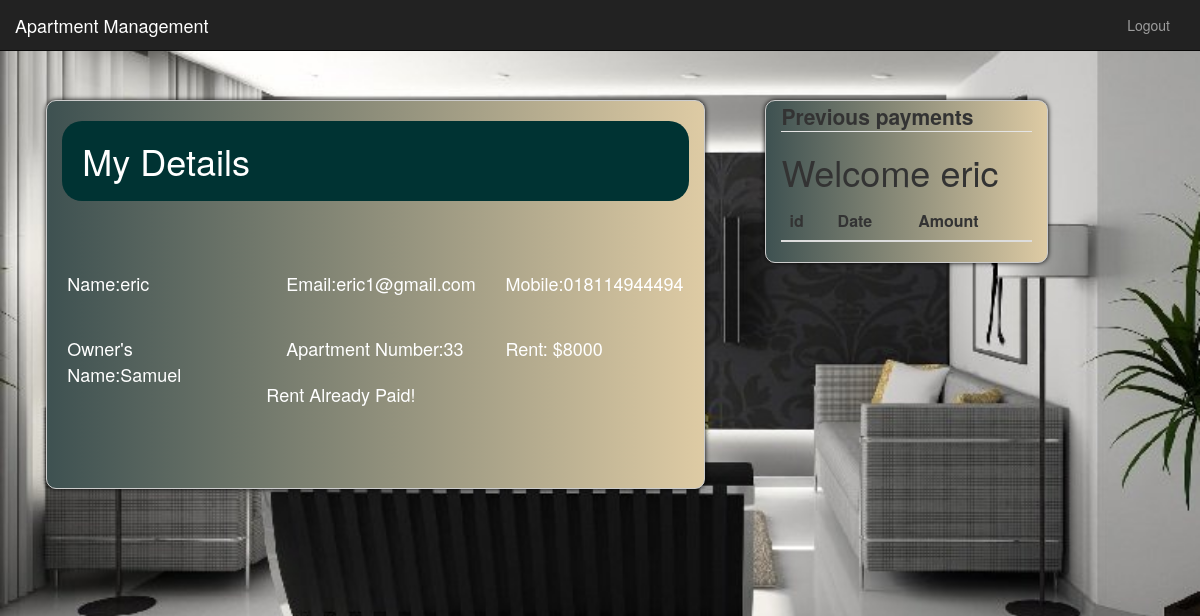
The app's page /tenant.php (signed in) with its own data.
### tables this page shows
CREATE TABLE `tenant` (
  `id` int(11) NOT NULL,
  `name` varchar(50) NOT NULL,
  `email` varchar(50) NOT NULL,
  `password` varchar(20) NOT NULL,
  `mobile` varchar(13) NOT NULL,
  `building` varchar(50) NOT NULL,
  `apartment` varchar(10) NOT NULL,
  `rent` varchar(20) NOT NULL,
  `date` date NOT NULL,
  `oid` varchar(10) NOT NULL
);

### tvalidate.php (called while the page is built, shortened)
<?php
$tid=$_SESSION['tid'];

### tenant.php (the view, shortened to what this page needs)
<?php
include 'tvalidate.php';
include 'tnav.php';
$currenttime=strtotime(date("Y-m-d"));
$currentmonth=date("m",$currenttime);
?>
<html lang="en" >
<head>
  <link rel="stylesheet" href="https://maxcdn.bootstrapcdn.com/bootstrap/3.3.7/css/bootstrap.min.css">
</head>
    <body style="background-image: url('img/tenant.jpg');background-attachment: fixed; background-repeat: no-repeat; background-size: cover">
          <div class='row' style="padding: 50px">
            <div  class="col-md-7 box" style="background-color:#adadad; margin-left:1%; ">
        <?php
        include 'conn.php';
        $sql = "select *,(select name from owner where owned=t.apartment)as owner,(select apartmentNum from apartment where id=t.apartment)as apartment from tenant t where id=$tid";
        $recenttransactionsql = "select * from transaction where tid=$tid order by id DESC LIMIT 1";
        $recenttransactionrun = mysqli_query($con, $recenttransactionsql);
        $recenttransactionrow = $recenttransactionrun->fetch_assoc();
        $recenttransactiontime=strtotime($recenttransactionrow['date']);
        $recenttransactionmonth=date("m",$recenttransactiontime);
                $run= mysqli_query($con, $sql);{
                while ($row = $run->fetch_assoc()) {
      ?>
                <h1 style="color: #fff;background: #033;padding: 20px;border-radius: 20px">My Details</h1><br><br>
                <div class="row" style="color:white">
                    <div class="a col-md-4" style="padding: 20px">
                   <?php      echo 'Name:'.$row['name'];
                 ?>
               </div>
                    <div class="a col-md-4" style="padding: 20px">
                   <?php      echo 'Email:'.$row['email'];
                 ?>
               </div>
                    <div class="a col-md-4" style="padding: 20px">
                   <?php      echo 'Mobile:'.$row['mobile'];
                 ?>
               </div>
                    <div class="a col-md-4" style="padding: 20px">
                   <?php      echo 'Owner\'s Name:'.$row['owner'];
                 ?>
               </div>
                    <div class="a col-md-4" style="padding: 20px">
                   <?php      echo 'Apartment Number:'.$row['apartment'];
                 ?>
               </div>
                    <div class="a col-md-4" style="padding: 20px">
                   <?php      echo 'Rent: $'.$row['rent'];
                 ?>
               </div>
                    <form action="payment.php" method="POST">
                      <div class="a" style="padding: 40px; margin: 40px">
                          <?php if($currentmonth > $recenttransactionmonth) {?>
                          <button style="margin:30px" class="btn btn-success pull-right " type="submit">PayRent</button>
                          <?php }
                          else{
                              echo " Rent Already Paid! ";
                            }
                            ?>
               </div>
                    </form>
           </div>
        <?php
                }}
        ?>
                     </div>
               <div  class="col-sm-3 box" style="background-color:#adadad; margin-left:10px;">
                   <legend><b>Previous payments</b></legend>
                   <table class="table">
  <thead>
    <tr>
      <th scope="col">id</th>
      <th scope="col">Date</th>
      <th scope="col">Amount</th>
    </tr>
  </thead>
  <tbody>
       <?php
        $qry1="select * from tenant  where id=$tid";
        $run1=mysqli_query($con,$qry1);
        $row1=$run1->fetch_assoc();
        $TenantName=$row1['name'];
        echo "<h1>Welcome $TenantName </h1>";
        ?>
        </tbody>
                   </table>
                </div>
 </div>

### tenant.php (style rules this page uses)
.box { transition: box-shadow .3s; margin: 50px; border-radius:10px; border: 1px solid #ccc; background-image: linear-gradient(to right, #3E5151 , #DECBA4); float: left; box-shadow: 0px 0px 5px #000 }
div.a { font-size: 18px; }

### records on screen
tenant: name "eric", email "eric1@gmail.com", mobile "018114944494", owner "Samuel", apartment "33", rent "8000"
